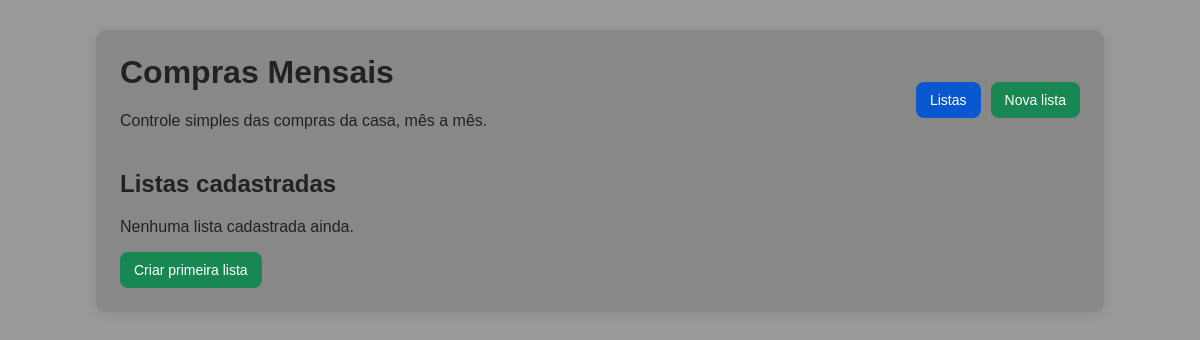
The app's page /, older data.
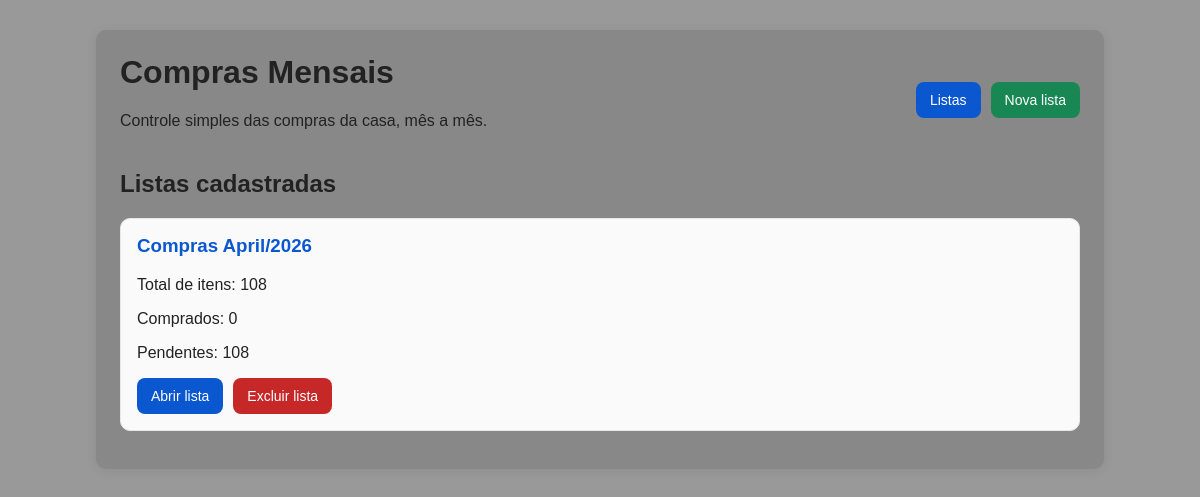
The same page, newer data.
### compras/models.py (models this page shows)
class ListaCompraMensal(models.Model):
    MESES = [
        (1, 'Janeiro'),
        (2, 'Fevereiro'),
        (3, 'Março'),
        (4, 'Abril'),
        (5, 'Maio'),
        (6, 'Junho'),
        (7, 'Julho'),
        (8, 'Agosto'),
        (9, 'Setembro'),
        (10, 'Outubro'),
        (11, 'Novembro'),
        (12, 'Dezembro'),
    ]
    mes = models.PositiveSmallIntegerField(choices=MESES, verbose_name='Mês')
    ano = models.PositiveSmallIntegerField(validators=[MinValueValidator(2020)], verbose_name='Ano')
    nome_customizado = models.CharField(max_length=100, blank=True, verbose_name='Nome personalizado')
    anotacao = models.TextField(blank=True, verbose_name='Anotação')
    criado_em = models.DateTimeField(auto_now_add=True, verbose_name='Criado em')
    class Meta:
        constraints = [
            models.UniqueConstraint(fields=['mes', 'ano'], name='unique_mes_ano_lista_compra')
        ]
        ordering = ['-ano', '-mes']
        verbose_name = 'Lista de compra mensal'
        verbose_name_plural = 'Listas de compra mensais'
    def __str__(self):
        return self.nome_customizado if self.nome_customizado else f'{self.get_mes_display()}/{self.ano}'
    @property
    def total_itens(self):
        return self.itens.count()
    @property
    def total_comprados(self):
        return self.itens.filter(comprado=True).count()
    @property
    def total_pendentes(self):
        return self.itens.filter(comprado=False).count()

### compras/views.py (the view)
# urls.py: path('', views.lista_list, name='lista_list'),
def lista_list(request):
    listas = ListaCompraMensal.objects.prefetch_related('itens').all()
    return render(request, 'compras/lista_list.html', {'listas': listas})

### compras/templates/compras/lista_list.html (shortened to what this page needs)
{% extends "compras/base.html" %}
{% block content %}
    <h2>Listas cadastradas</h2>
    {% if listas %}
        {% for lista in listas %}
            <div class="card">
                <h3>
                    <a href="{% url 'compras:lista_detail' lista.id %}">{{ lista }}</a>
                </h3>
                <p>Total de itens: {{ lista.total_itens }}</p>
                <p>Comprados: {{ lista.total_comprados }}</p>
                <p>Pendentes: {{ lista.total_pendentes }}</p>
                <div style="display: flex; gap: 10px; flex-wrap: wrap;">
                    <a class="btn btn-primary" href="{% url 'compras:lista_detail' lista.id %}">Abrir lista</a>
                    <form method="post" action="{% url 'compras:lista_delete' lista.id %}" style="display: inline;">
                        <button type="submit" class="btn btn-danger" onclick="return confirm('Tem certeza que deseja excluir esta lista? Todos os itens serão perdidos.')">
                            Excluir lista
                        </button>
                    </form>
                </div>
            </div>
        {% endfor %}
    {% else %}
        <p>Nenhuma lista cadastrada ainda.</p>
        <a class="btn btn-success" href="{% url 'compras:lista_create' %}">Criar primeira lista</a>
    {% endif %}
{% endblock %}

### compras/templates/compras/base.html (shortened to what this page needs)
<!DOCTYPE html>
<html lang="pt-br">
<head>
</head>
<body>
    <div class="container">
        <div class="topbar">
            <div>
                <h1>Compras Mensais</h1>
                <p>Controle simples das compras da casa, mês a mês.</p>
            </div>
            <div class="menu">
                <a class="btn btn-primary" href="{% url 'compras:lista_list' %}">Listas</a>
                <a class="btn btn-success" href="{% url 'compras:lista_create' %}">Nova lista</a>
            </div>
        </div>
        {% block content %}{% endblock %}
    </div>
</body>
</html>

### compras/templates/compras/base.html (style rules this page uses)
body { font-family: Arial, sans-serif; background: #999999; margin: 0; padding: 0; color: #222; }
.container { width: 90%; max-width: 960px; margin: 30px auto; background: #888888; padding: 24px; border-radius: 10px; box-shadow: 0 2px 12px rgba(0,0,0,.08); }
h1, h2, h3 { margin-top: 0; }
a { text-decoration: none; color: #0b57d0; }
.topbar { display: flex; justify-content: space-between; align-items: center; gap: 16px; margin-bottom: 24px; flex-wrap: wrap; }
.menu { display: flex; gap: 10px; flex-wrap: wrap; }
.btn { display: inline-block; padding: 10px 14px; border-radius: 8px; border: none; cursor: pointer; font-size: 14px; }
.btn-primary { background: #0b57d0; color: white; }
.btn-success { background: #198754; color: white; }
.btn-danger { background: #c62828; color: white; }
.card { border: 1px solid #e5e7eb; border-radius: 10px; padding: 16px; margin-bottom: 14px; background: #fafafa; }

Row changes from the older to the newer data that the page shows:
added ListaCompraMensal: nome_customizado "Compras April/2026", total_itens "108", total_comprados "0", total_pendentes "108"
Text that changed along with them:
text no longer shown: "Nenhuma lista cadastrada ainda. Criar primeira lista"
